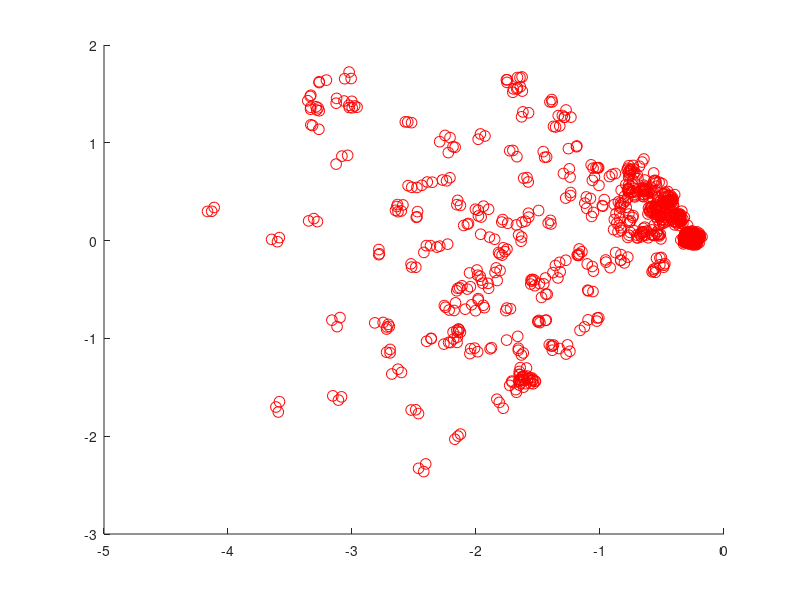

This chart was generated by the following MATLAB code:
clc;
clear all;
close all;


A=load('A.dat');
X=load('X.dat');
Y=load('Y.dat');
M=load('M.dat');
W=load('W.dat');
[U,S,V]= svd(A);
[n,d]=size(A);

for k = 1:10
    Uk=U(:,1:k);
    Sk=S(1:k,1:k);
    Vk=V(:,1:k);
    Ak=Uk*Sk*Vk';
    norm(A-Ak,2)
    if (0.1*norm(A,2))-norm(A-Ak,2) > 0
    fprintf('k=%d',k);
    end
    
end

temp2=norm(A,2);
temp3= 0.1 * temp2;
temp3

%Plotting in two dimensions %

for k = 1:2
    U2k=U(:,1:k);
    S2k=S(1:k,1:k);
    V2k=V(:,1:k);
    A2k=U2k*S2k*V2k';
    %Ak_values=Ak;
end


original_A=U*S*V';
%SSquare= S2k .^ S2k;


U2_S2 = U(:,1:2)*S(1:2,1:2);
U2=U(:,1:2);
[row,col]=size(U2);
row;
col;

figure(1)
scatter(U2_S2(:,1), U2_S2(:,2),60,[1,0,0])



% figure(1)
% 
% f = eye(1125) - (ones(1125,1125)/1125);
% [U,S,V] = svd(f*A);
% 
% A2 = U(:,1:2)*S(1:2,1:2)*V(1:2,1:2);
% scatter(A2(:,1), A2(:,2),[])